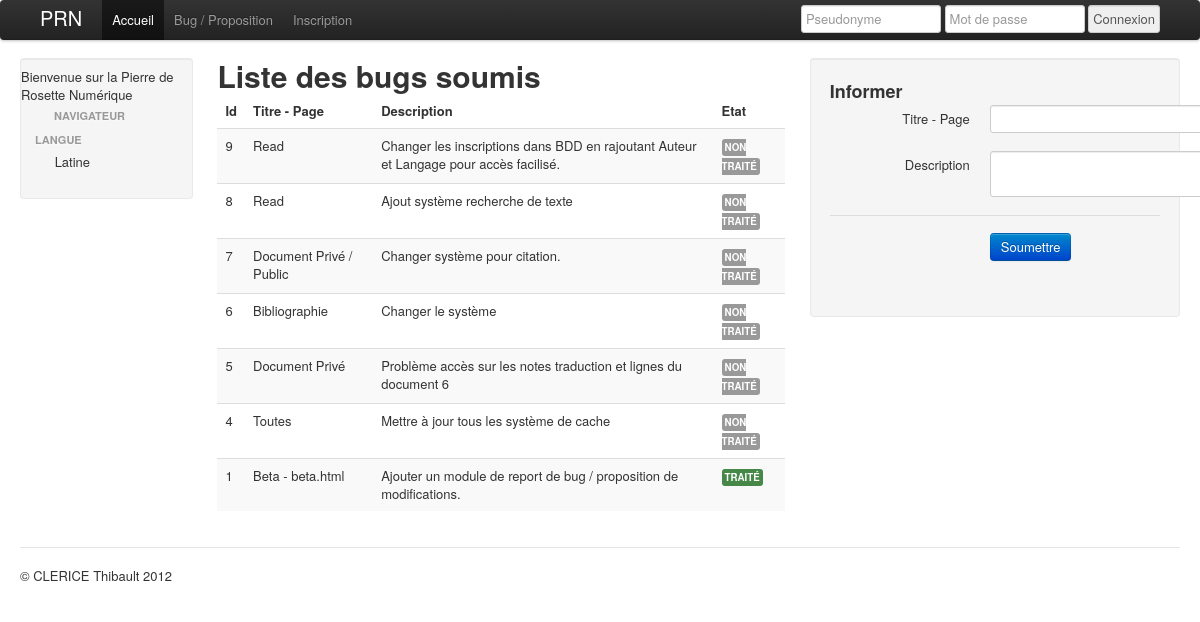
The page /beta.html on the database its author committed.
### tables this page shows
CREATE TABLE IF NOT EXISTS `debug` (
  `id` int(11) NOT NULL AUTO_INCREMENT,
  `title` text NOT NULL,
  `content` text NOT NULL,
  `user` int(44) NOT NULL,
  `state` int(1) NOT NULL DEFAULT '0',
  PRIMARY KEY (`id`)
);

### www/inc/inc.conn.php (called while the page is built, shortened)
<?php
	require_once(RELurl.'inc/inc.function.session.php');
	require_once(RELurl.'inc/inc.function.cache.future.php');
	if(!isset($cache)) { $cache = new cache(); }
?>

### www/inc/inc.function.cache.future.php (called while the page is built, shortened)
<?php
	class cache {
		function filename($type, $page, $id, $element = false)
		{
			if($element == false)
			{
				return $type."-".$page."-".$id.".cache";
			}
			else
			{
				$el = implode('-', $element);
				return $type."-".$page."-".$id."-".$el.".cache";
			}
		}
		function exists($type, $page, $id, $element = false)
		{
			$filename = $this->filename($type, $page, $id, $element);
			return false;
		}
	}
?>

### www/inc/major/p.beta.php (the view, shortened to what this page needs)
<h1>Liste des bugs soumis</h1>
<table class="table table-striped">
	<thead>
    	<tr><th>Id</th><th>Titre - Page</th><th>Description</th><th>Etat</th></tr>
    </thead>
    <tbody>
    <?php
		$sql = $connectBDD->prepare("SELECT * FROM debug ORDER BY id DESC");
		$sql->execute();
		while($data = $sql->fetch(PDO::FETCH_OBJ))
		{
			$st = array("Non traité", "En traitement", "Reporté", "Traité");
			$span = array("label", "label label-info", "label label-important", "label label-success");
			echo '<tr><td>'.$data->id.'</td><td>'.$data->title.'</td><td>'.$data->content.'</td><td><span class="'.$span[$data->state].'">'.$st[$data->state].'</span></td></tr>';
		}
	?>
    </tbody>
</table>

### www/index.php (shortened to what this page needs)
<?php
	require_once(RELurl.'inc/inc.conn.php');
?>
<!DOCTYPE html>
<html lang="fr">
  <head>
    <link href="./css/bootstrap.css" rel="stylesheet">
    <link href="./css/bootstrap-responsive.css" rel="stylesheet">
    <link href="./css/chosen.css" rel="stylesheet">
    <link rel="stylesheet" href='./css/smoothness/jquery-ui-1.8.16.custom.css' type="text/css" media="all" />
  </head>
  <body>
    <div class="navbar">
      <div class="navbar-inner">
        <div class="container-fluid">
          <a class="brand" href="#">PRN</a>
          <div class="nav-collapse">
            <ul class="nav">
              <li class="active"><a href="#">Accueil</a></li>
              <li><a href="./beta.html">Bug / Proposition</a></li>
            </ul>
          </div>
        </div>
      </div>
    </div>
    <div class="container-fluid">
      <div class="row-fluid">
        <div class="span2" id="left">
          <div class="well sidebar-nav">
        <?php
		  	if(sessionBolean()) {
		?>
            <ul class="nav nav-list">
              <li class="nav-header"><i class="icon-user"></i> Utilisateur</li>
              <li><a href="/user/profile.html">Profil</a></li>
              <li><a href="./user/documents.html">Documents</a></li>
              <li><a href="logout.html">Déconnexion</a></li>
            </ul>
            <br />
          <?php
		 	}
			else
			{
				echo 'Bienvenue sur la Pierre de Rosette Numérique';
			}
		  ?>
            <ul class="nav nav-list">
            	<li class="nav-header"><i class="icon-book"></i> Navigateur</li>
               <li id="nav-lang">
                    <ul class="unstyled nav">
                    	<li class="nav-header">
                            Langue
                         </li>
                        <?php
							if($cache->exists("block", "lang", 0))
							{
									$cache->read("block", "lang", 0);
							}
							else
							{
								$src = langList();
								$m_q=$connectBDD->prepare("SELECT DISTINCT lage FROM author ORDER BY lage");
								$m_q->execute();
								if($m_q)
								{
									$temp = array();
									while($man = $m_q->fetch(PDO::FETCH_OBJ))
									{
										$temp[$src[$man->lage]] = $man->lage;
									}
									ksort($temp);
									foreach($temp as $key => $value)
									{
										$echo .= '<li class="nav-lang navigator" val="' .$value. '"><i class="icon-chevron-right"></i> ' .$key. '</li>';
									}
								}
								echo $echo;
							}
						?>
                    </ul>
                </li>
            </ul>
          </div>
        </div>
        <?php
		if(isset($_GET['p']) && file_exists('./inc/minor/p.'.$_GET['p'].'.php'))
		{
		?>
        <div class="span6" id="major">
        <i class="icon-resize-horizontal pull-right" id="cache-minor"></i>
        <?php if(isset($_GET['p']) && file_exists('./inc/major/p.'.$_GET['p'].'.php')){	include(RELurl.'inc/major/p.'.$_GET['p'].'.php'); } else { include(RELurl.'inc/major/p.home.php'); }  ?>
        </div>
        <div class="span4" id="minor">
        <?php include(RELurl.'inc/minor/p.'.$_GET['p'].'.php'); ?>
        </div>
        <?php
		}
		else
		{
			echo '<div class="span10">';
			if(isset($_GET['p']) && file_exists('./inc/major/p.'.$_GET['p'].'.php')){	include(RELurl.'inc/major/p.'.$_GET['p'].'.php'); } else { include(RELurl.'inc/major/p.home.php'); }
			echo '</div>';
		}
		?>
	</div>
      <hr>
      <footer>
        <p>&copy; CLERICE Thibault 2012</p>
      </footer>
    </div>
  </body>
</html>

### www/inc/inc.function.session.php (shortened to what this page needs)
<?php
	function session2Strings($connected, $disconnected)
	{
		if(sessionBolean() == true)
		{
			echo $connected;
		}
		else
		{
			echo $disconnected;
		}
	}
?>

### www/inc/minor/p.beta.php
<form method="post" action="./beta.html" class="form-horizontal well">
    <h3>Informer</h3>
	<div class="control-group">
    	<label for="betatitle">Titre - Page</label>
        <div class="controls">
        	<input type="text" name="betatitle" />
        </div>
    </div>
	<div class="control-group">
    	<label for="betacontent">Description</label>
        <div class="controls">
        	<textarea name="betacontent"></textarea>
        </div>
    </div>
    <div class="form-actions">
    	<input type="submit" class="btn btn-primary" value="Soumettre" />
    </div>
</form>

### www/index.php (style rules this page uses)
html, body { min-height:100%; }
.sidebar-nav { padding: 9px 0; }

### rows shown on the page
debug: id "9", title "Read", content "Changer les inscriptions dans BDD en rajoutant Auteur et Langage pour accès facilisé.", state "NON TRAITÉ"
debug: id "8", title "Read", content "Ajout système recherche de texte", state "NON TRAITÉ"
debug: id "7", title "Document Privé / Public", content "Changer système pour citation.", state "NON TRAITÉ"
debug: id "6", title "Bibliographie", content "Changer le système", state "NON TRAITÉ"
debug: id "5", title "Document Privé", content "Problème accès sur les notes traduction et lignes du document 6", state "NON TRAITÉ"
debug: id "4", title "Toutes", content "Mettre à jour tous les système de cache", state "NON TRAITÉ"
debug: id "1", title "Beta - beta.html", content "Ajouter un module de report de bug / proposition de modifications.", state "TRAITÉ"

### other values the page prints
$disconnected "Inscription"
$key "Latine"
